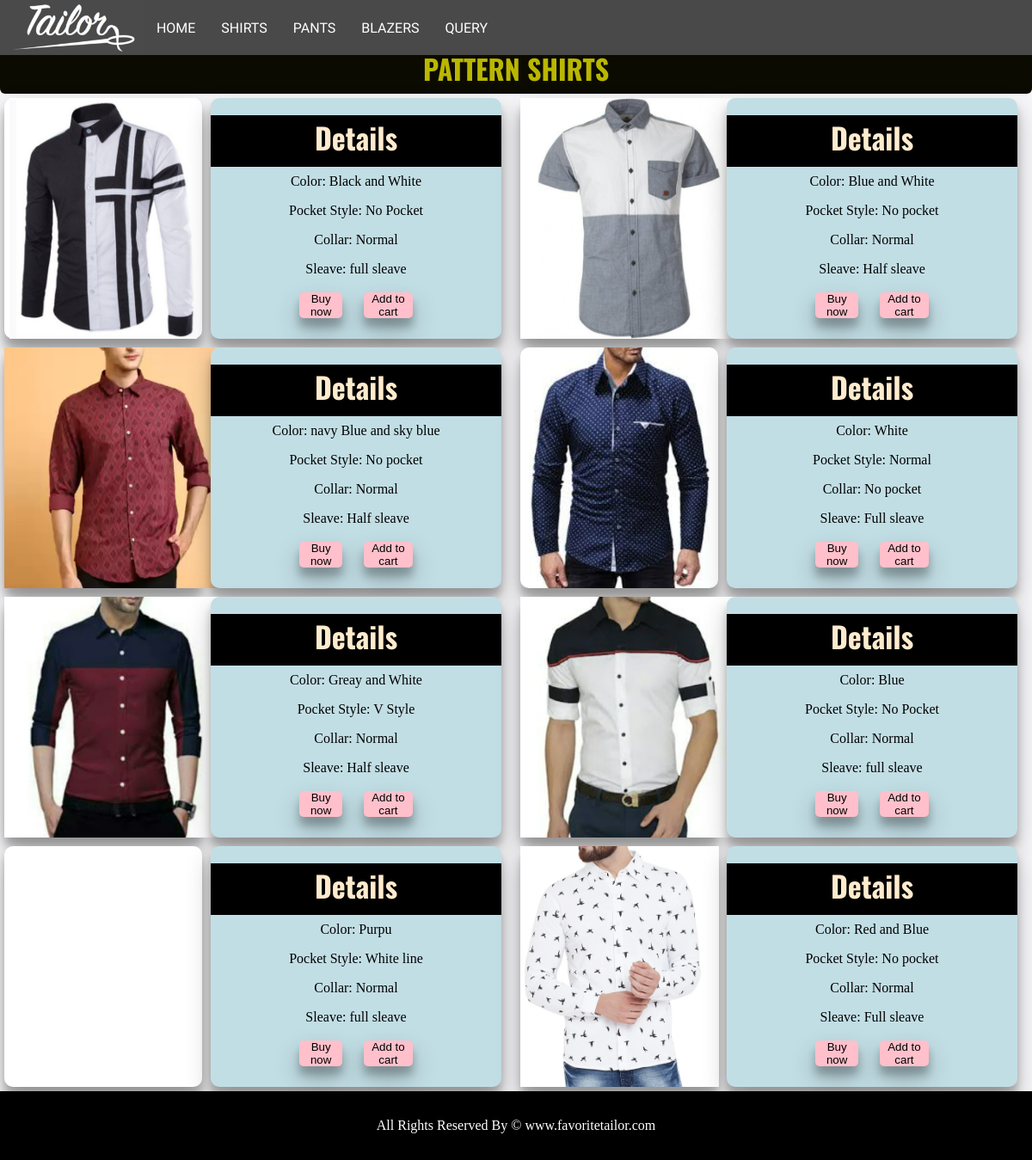
Page /shirt3.php on the committed database.
### tables this page shows
CREATE TABLE `products` (
  `product_id` int(100) NOT NULL AUTO_INCREMENT,
  `product_title` varchar(255) NOT NULL,
  `product_price` int(100) NOT NULL,
  `product_a` text NOT NULL,
  `product_b` text NOT NULL,
  `product_c` text NOT NULL,
  `product_d` text NOT NULL,
  `product_image` text NOT NULL,
   PRIMARY KEY (product_id)
);

### shirt3.php (the view)
<?php include("header.php");?>
<link rel="stylesheet" href="css/sample.css">
    <h1 class="bh1">PATTERN SHIRTS</h1>
    <div class="super1">
    <?php
        include("db.php");
        $sql = "SELECT * FROM products WHERE product_title='Pattern-Shirt'";
        $query = mysqli_query($con,$sql);
        while ($row = mysqli_fetch_assoc($query)){
            if($row["product_id"]%2!=0){echo'<div class="sampleright super">';}
            else{echo'<div class="sampleleft super">';}
            echo'
                <div class="sub1">
                    <img src="images/'.$row["product_image"].'" alt="">
                </div>
                <div class="sub2">
                    <h3 class="h3">Details</h3>
                    <p>Color: '.$row["product_a"].'</p>
                    <p>Pocket Style: '.$row["product_b"].'</p>
                    <p>Collar: '.$row["product_c"].'</p>
                    <p>Sleave: '.$row["product_d"].'</p>
                    <form action="product.php" method="post">
                        <input type="hidden" name="pid" id="shirt" value='.$row["product_id"].'>
                        <button name="submit" class="b1">Buy now</button>
                        <button name="cart" class="b2">Add to cart</button>
                    </form>
                </div>
                </div>
            ';
        }
    ?>
 </div>
<?php include("footer.php");?>

### css/style.css (style rules this page uses)
* { margin: 0; padding: 0; }
.h3 { font-family: 'Oswald', sans-serif; background-color:black; color: blanchedalmond; height: 7.5vh; width: 100%; text-align: center; font-size: 34px; margin-top: 5.3vh; }

### css/sample.css (style rules this page uses)
* { padding: 0; margin: 0; }
body { background-color:#f6f5f7; }
.super1 { width: 100%; display: grid; grid-template-columns: 50vw 50vw; }
.super { width: 50%; display: grid; grid-template-columns: 20vw 29vw; box-sizing: border-box; }
.sub1 { background-color: white; margin: 5px; text-align: center; border-radius: 10px; box-shadow: 0 14px 28px rgb(0 0 0 / 25%), 0 10px 10px rgb(0 0 0 / 22%); height: 35vh; box-sizing: border-box; }
.sub2 { background-color: rgb(194, 222, 229); margin: 5px; text-align: center; border-radius: 10px; box-shadow: 0 14px 28px rgb(0 0 0 / 25%), 0 10px 10px rgb(0 0 0 / 22%); height: 35vh; justify-content: center; box-sizing: border-box; }
.h3 { margin-top: 6%; }
.super img { height: 35vh; }
.sub2 p { padding: 1vh; }
.bh1 { margin-top: 50px; height: 7.5%; text-align: center; background-color: rgb(12, 11, 1); font-family: 'Oswald', sans-serif; padding: 0.5%; color:rgba(255, 251, 0, 0.719); border-radius: 6px; width: 100; box-sizing: border-box; }
button.b1 { text-decoration: none; border: none; width: 15%; height: 10%; margin: 3%; background-color: pink; border-radius:5px; cursor: pointer; box-shadow: 0 14px 28px rgb(0 0 0 / 25%), 0 10px 10px rgb(0 0 0 / 22%); }
button.b2 { text-decoration: none; border: none; width: 17%; height: 10%; margin: 3%; background-color: pink; border-radius:5px; cursor: pointer; box-shadow: 0 14px 28px rgb(0 0 0 / 25%), 0 10px 10px rgb(0 0 0 / 22%); }

### rows in the picture
products: product_image (picture), product_a "Black and White", product_b "No Pocket", product_c "Normal", product_d "full sleave"
products: product_image (picture), product_a "Blue and White", product_b "No pocket", product_c "Normal", product_d "Half sleave"
products: product_image (picture), product_a "navy Blue and sky blue", product_b "No pocket", product_c "Normal", product_d "Half sleave"
products: product_image (picture), product_a "White", product_b "Normal", product_c "No pocket", product_d "Full sleave"
products: product_image (picture), product_a "Greay and White", product_b "V Style", product_c "Normal", product_d "Half sleave"
products: product_image (picture), product_a "Blue", product_b "No Pocket", product_c "Normal", product_d "full sleave"
products: product_a "Purpu", product_b "White line", product_c "Normal", product_d "full sleave"
products: product_image (picture), product_a "Red and Blue", product_b "No pocket", product_c "Normal", product_d "Full sleave"
